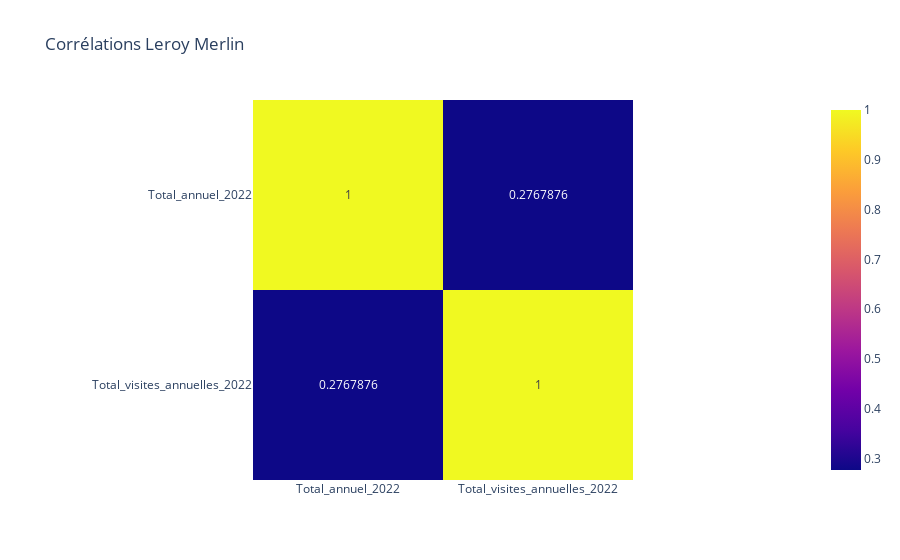

Source (notebook cell):
### Code cell
# Corrélation entre investissements et ventes pour Leroy Merlin
corr_data = lr_data[['Total_annuel_2022', 'BUDGET_ESTIMÉ', 'Total_visites_annuelles_2022']].dropna()
correlation_matrix = corr_data.corr()
print("Corrélations entre les variables :", correlation_matrix)

# Heatmap des corrélations (avec Plotly)
fig = px.imshow(correlation_matrix, text_auto=True, title="Corrélations Leroy Merlin")
fig.show()

### Figure 1 — Plotly figure (JSON) as saved in the notebook; plotly's stock layout.template omitted (floating-point values rounded to 4 significant figures)
{"data": [{"coloraxis": "coloraxis", "hovertemplate": "x: %{x}<br>y: %{y}<br>color: %{z}<extra></extra>", "name": "0", "texttemplate": "%{z}", "type": "heatmap", "x": ["Total_annuel_2022", "Total_visites_annuelles_2022"], "xaxis": "x", "y": ["Total_annuel_2022", "Total_visites_annuelles_2022"], "yaxis": "y", "z": [[1, 0.2768], [0.2768, 1]]}], "layout": {"coloraxis": {"colorscale": [[0, "#0d0887"], [0.1111, "#46039f"], [0.2222, "#7201a8"], [0.3333, "#9c179e"], [0.4444, "#bd3786"], [0.5556, "#d8576b"], [0.6667, "#ed7953"], [0.7778, "#fb9f3a"], [0.8889, "#fdca26"], [1, "#f0f921"]]}, "title": {"text": "Corrélations Leroy Merlin"}, "xaxis": {"anchor": "y", "constrain": "domain", "domain": [0, 1], "scaleanchor": "y"}, "yaxis": {"anchor": "x", "autorange": "reversed", "constrain": "domain", "domain": [0, 1]}}}
